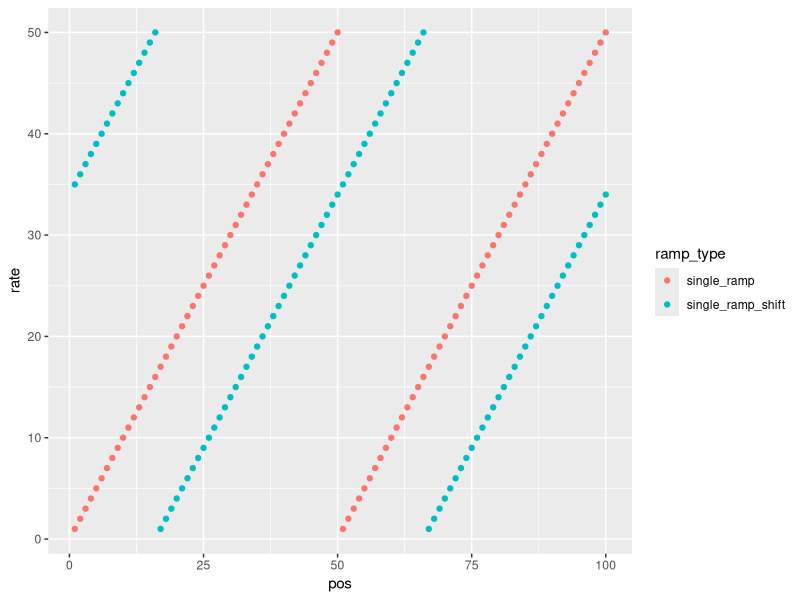
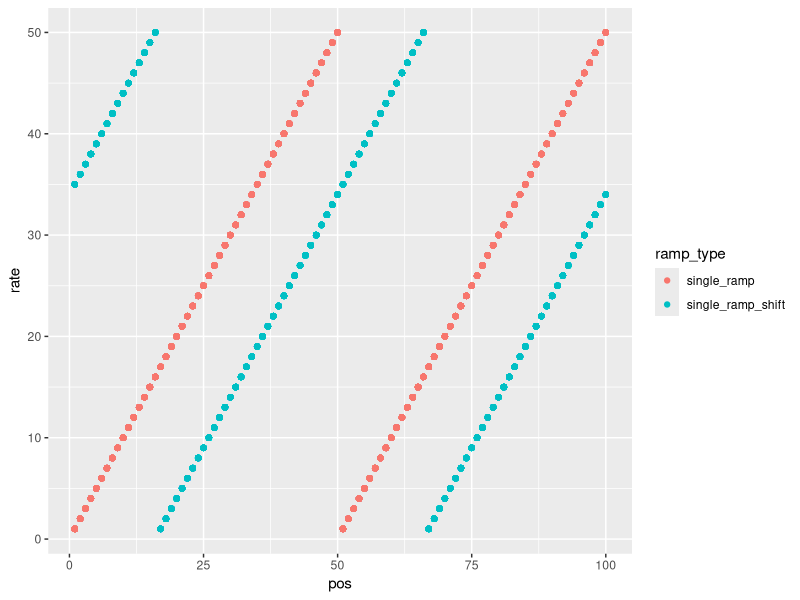
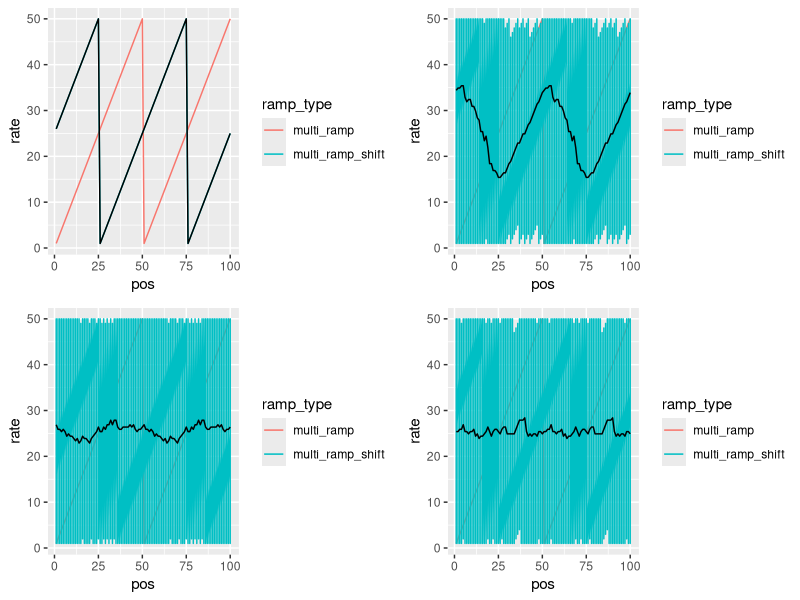

The R script that drew these images, in order:
# set up
library(tidyverse)
library(cowplot)

# Simulate ramp data
roll <- function(x, n) {
  x[(seq_along(x) - (n+1)) %% length(x) + 1]
}

n_shuffles <- 100

# Choose a random number to shift the ramps buy
random_start <- runif(1, 0, 100)

# Make ramps and randomly shifted ramps
single_ramps <- tibble(pos = c(1:100),
                       single_ramp = c(1:50,1:50),
                       single_ramp_shift = roll(c(1:50, 1:50), round(random_start))) %>%
  gather("ramp_type", "rate", -pos)


# Plot
ggplot(single_ramps, aes(pos, rate, colour = ramp_type)) +
  geom_point()


# Make a concatenated version of each ramp
multi_ramps <- map_dfr(seq_len(n_shuffles), ~single_ramps)

# Plot (trivially this looks the same as the single ramp plot)
ggplot(multi_ramps, aes(pos, rate, colour = ramp_type)) +
  geom_point()

# Function to introduce jitter between consecutive ramps
jitter_singles <- function(jit = 10, random_start = 25, shuffle_type = "continuous") {
  random_jitter = round(random_start)

  out_df <- tibble(pos = c(1:100),
                   multi_ramp = c(1:50,1:50),
                   multi_ramp_shift = roll(c(1:50, 1:50), random_jitter)) %>%
    gather("ramp_type", "rate", -pos)
  
  for (i in 2:n_shuffles) {
    random_jitter <- ifelse(identical(shuffle_type,"continuous"),
                            random_jitter + round(runif(1, -jit/2, jit/2)),
                            random_start + round(runif(1, 0, jit)))
    another_jitter <- tibble(pos = c(1:100),
                             multi_ramp = c(1:50,1:50),
                             multi_ramp_shift = roll(c(1:50, 1:50), random_jitter)) %>%
      gather("ramp_type", "rate", -pos)
    out_df <- rbind(out_df, another_jitter)
  }
  out_df
}

# To plot jittered data with a mean overlaid
plot_multi <- function(df) {
  m_r_j_mean <- df %>%
    filter(ramp_type == "multi_ramp_shift") %>%
    group_by(pos) %>%
    summarise(rate = mean(rate))
  ggplot(df, aes(pos, rate, colour = ramp_type)) +
    geom_line() +
    geom_line(data = m_r_j_mean, (aes(pos, rate)), colour = "black")
}

# No jitter, circular shuffle
multi_ramps_jitter_low <- jitter_singles(1, 25)
multi_ramps_jitter_low_plot <- plot_multi(multi_ramps_jitter_low)

# Moderate jitter, circular shuffle
multi_ramps_jitter_moderate <- jitter_singles(10, 25)
multi_ramps_jitter_moderate_plot <- plot_multi(multi_ramps_jitter_moderate)


# High jitter, circular shuffle
multi_ramps_jitter_high <- jitter_singles(25, 25)
multi_ramps_jitter_high_plot <- plot_multi(multi_ramps_jitter_high)

# Resetting shuffle.
# With jitter = 100 each shuffle has equal probability of being from anywhere on the track.
multi_ramps_reset <- jitter_singles(jit = 100, random_start = 25, shuffle_type = "reset")
multi_ramps_reset_plot <- plot_multi(multi_ramps_reset)


plot_grid(multi_ramps_jitter_low_plot,
          multi_ramps_jitter_moderate_plot,
          multi_ramps_jitter_high_plot,
          multi_ramps_reset_plot)

